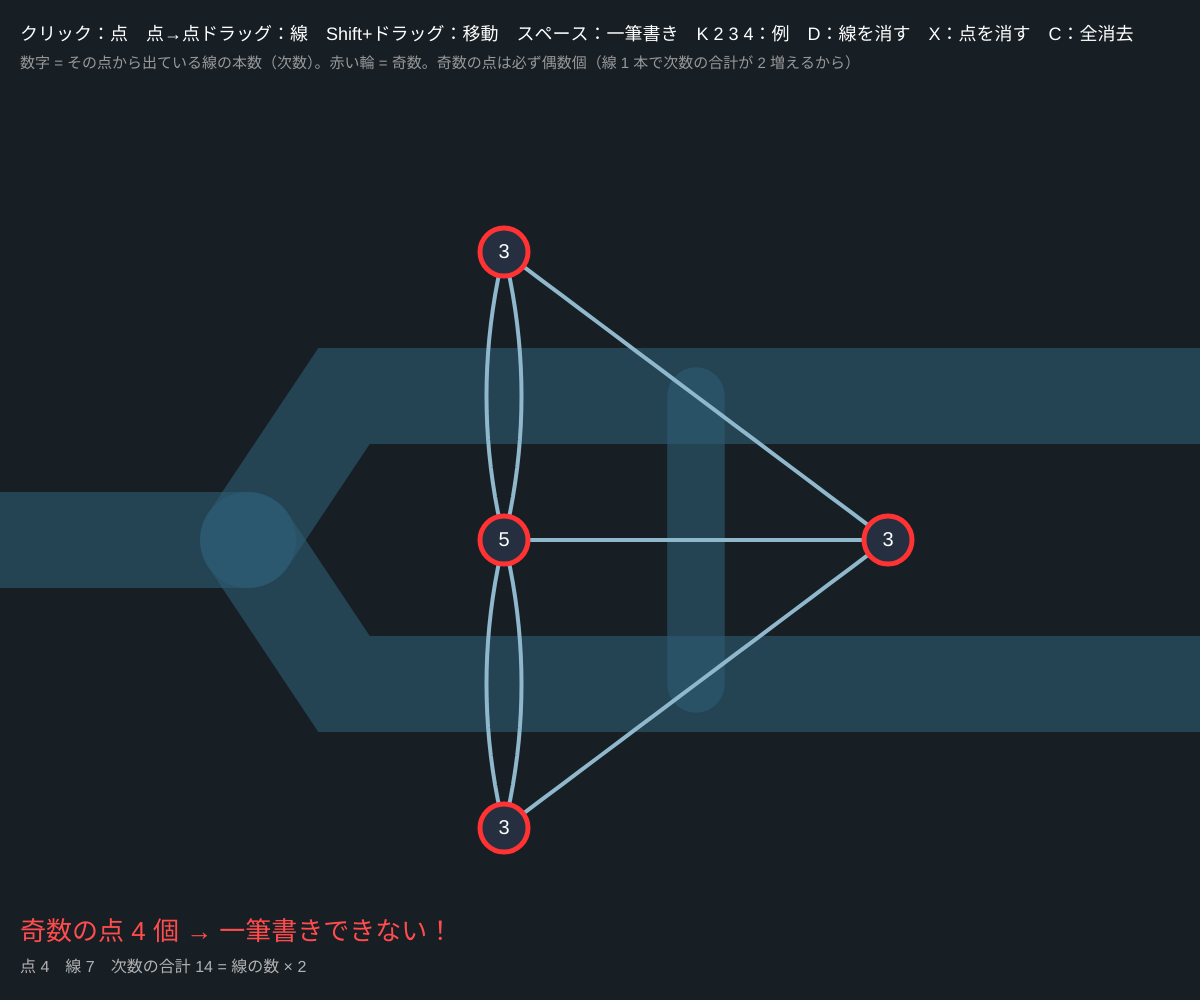
Frame 1 (no input)
Frame 60 (no input): identical to frame 1, image omitted
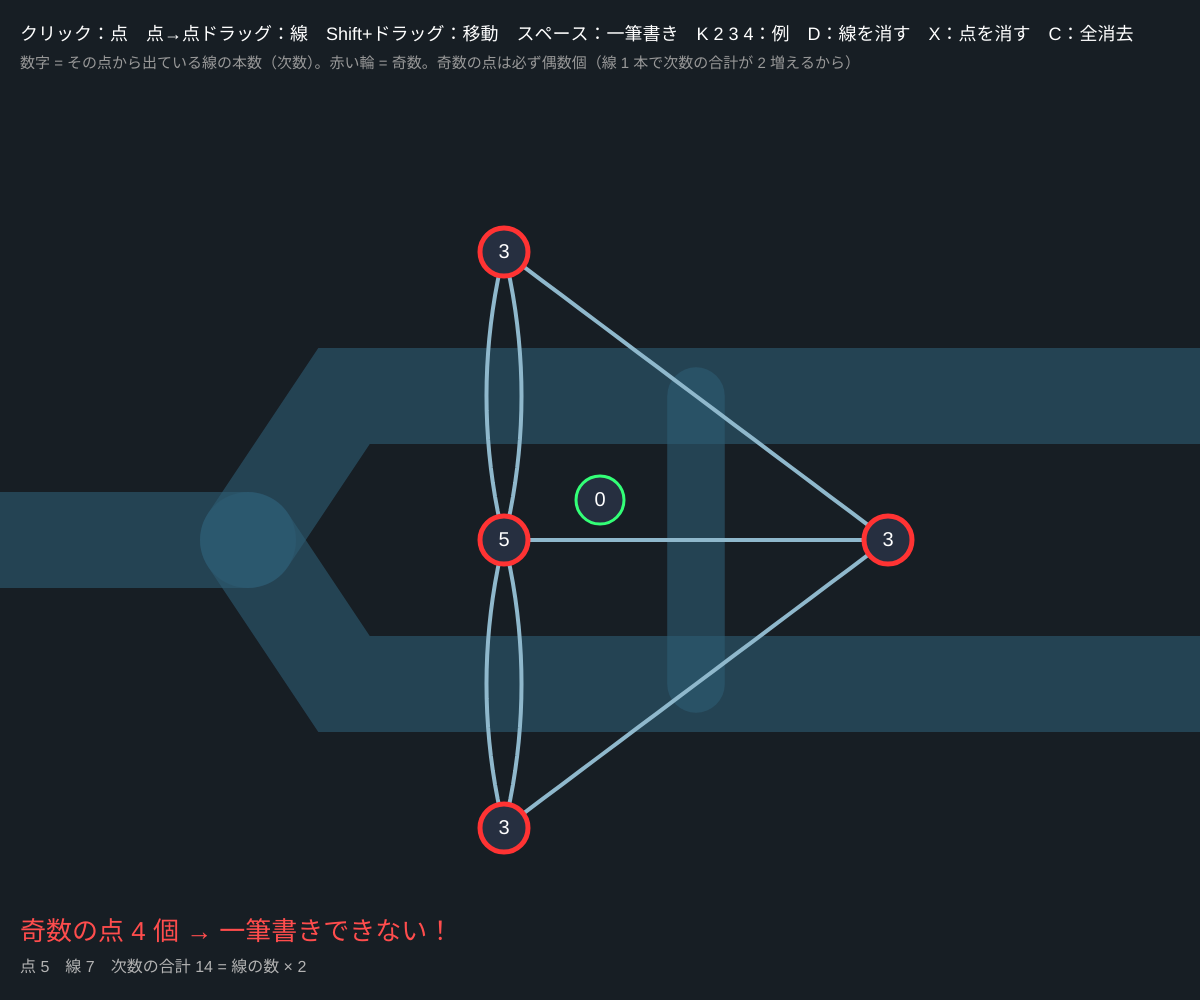
Frame 120 (the mouse pressed at the canvas centre since frame 60)

The p5.js sketch that drew these frames (run headless with seeded random() and noise() and a simulated clock; from frame 60 on, the mouse is pressed at the canvas centre):

// p5.js sketch
// ── sketch.js
// ============================================
// 01 ケーニヒスベルクの橋と一筆書き
// 陸地を「点」、橋を「線」にすると、距離や形を忘れて「つながり方」だけが残る（オイラー 1736 年 ＝ トポロジーの始まり）
//   一筆書きできる ⇔ つながっていて、奇数本の線が出ている点が 0 個（元の点に戻る）か 2 個（端から端へ）
// クリック = 点を追加 / 点から点へドラッグ = 線（橋）を追加 / Shift+ドラッグ = 点を動かす / スペース = 一筆書きを探してアニメ
// K = ケーニヒスベルク / 2 = 家（封筒） / 3 = 星 / 4 = 橋を 1 本増やしたケーニヒスベルク / D = 最後の線を消す / X = マウスの点を消す / C = 全部消す
// ============================================

let verts = [], edges = [];     // 点 {x, y}、線 {a, b}
let dragFrom = -1, moving = -1;
let vr = 24;                    // ★ 点の半径
let animPath = null, animT = 0;
let animSpeed = 0.025;          // ★ アニメの速さ
let showRiver = false;
let result = '';

function setup() {
  createCanvas(windowWidth, windowHeight);
  colorMode(HSB, 360, 100, 100, 100);
  preset('K');
}

function preset(k) {
  let cx = width / 2, cy = height / 2 + 40, s = min(width, height) * 0.32;
  verts = []; edges = []; animPath = null; showRiver = false;
  let E = (a, b) => edges.push({ a, b });
  if (k === 'K' || k === '4') {
    // A = 北岸、B = 南岸、C = 中の島、D = 東の島
    verts = [{ x: cx - s * 0.3, y: cy - s * 0.9 }, { x: cx - s * 0.3, y: cy + s * 0.9 }, { x: cx - s * 0.3, y: cy }, { x: cx + s * 0.9, y: cy }];
    E(0, 2); E(0, 2); E(1, 2); E(1, 2); E(0, 3); E(1, 3); E(2, 3);
    if (k === '4') E(0, 1);
    showRiver = true;
  } else if (k === '2') {
    verts = [{ x: cx - s * 0.6, y: cy + s * 0.7 }, { x: cx + s * 0.6, y: cy + s * 0.7 }, { x: cx + s * 0.6, y: cy - s * 0.3 }, { x: cx - s * 0.6, y: cy - s * 0.3 }, { x: cx, y: cy - s * 0.95 }];
    E(0, 1); E(1, 2); E(2, 3); E(3, 0); E(0, 2); E(1, 3); E(3, 4); E(4, 2);
  } else if (k === '3') {
    for (let i = 0; i < 5; i++) { let a = -HALF_PI + (i * TWO_PI) / 5; verts.push({ x: cx + s * cos(a), y: cy + s * sin(a) }); }
    for (let i = 0; i < 5; i++) { E(i, (i + 1) % 5); E(i, (i + 2) % 5); }
  }
  analyze();
}

function degreeList() { let d = verts.map(() => 0); for (let e of edges) { d[e.a]++; d[e.b]++; } return d; }

// 線のある点がぜんぶ 1 つにつながっているか（幅優先探索）
function connected(d) {
  let s = d.findIndex((x) => x > 0);
  if (s < 0) return true;
  let seen = verts.map(() => false), queue = [s]; seen[s] = true;
  while (queue.length) {
    let v = queue.shift();
    for (let e of edges) { let w = e.a === v ? e.b : e.b === v ? e.a : -1; if (w >= 0 && !seen[w]) { seen[w] = true; queue.push(w); } }
  }
  return d.every((x, i) => x === 0 || seen[i]);
}

function analyze() {
  let d = degreeList(), odd = d.filter((x) => x % 2 === 1).length;
  if (!edges.length) result = '線を引いてみよう';
  else if (!connected(d)) result = 'つながっていない → 一筆書きできない';
  else if (odd === 0) result = '奇数の点 0 個 → 一筆書きできる（元の点に戻ってくる）';
  else if (odd === 2) result = '奇数の点 2 個 → 一筆書きできる（奇数の点から出発して、もう一方で終わる）';
  else result = '奇数の点 ' + odd + ' 個 → 一筆書きできない！';
}

// ★ ヒールホルツァーの方法：行けるだけ進み、行き止まりで戻りながら道をつなぐ
function eulerPath() {
  let d = degreeList(), odd = [];
  d.forEach((x, i) => { if (x % 2) odd.push(i); });
  if (!edges.length || !connected(d) || (odd.length !== 0 && odd.length !== 2)) return null;
  let start = odd.length ? odd[0] : d.findIndex((x) => x > 0);
  let adj = verts.map(() => []);
  edges.forEach((e, i) => { adj[e.a].push(i); adj[e.b].push(i); });
  let used = edges.map(() => false), ptr = verts.map(() => 0);
  let stack = [{ v: start, e: -1 }], out = [];
  while (stack.length) {
    let top = stack[stack.length - 1], v = top.v;
    while (ptr[v] < adj[v].length && used[adj[v][ptr[v]]]) ptr[v]++;
    if (ptr[v] === adj[v].length) { stack.pop(); if (top.e >= 0) out.push({ e: top.e, to: v }); }
    else { let ei = adj[v][ptr[v]]; used[ei] = true; let e = edges[ei]; stack.push({ v: e.a === v ? e.b : e.a, e: ei }); }
  }
  out.reverse();
  return { start, steps: out };
}

function draw() {
  background(205, 35, 14);
  if (showRiver) drawRiver();
  if (moving >= 0) { verts[moving].x = mouseX; verts[moving].y = mouseY; }
  let d = degreeList();
  // 線（同じ 2 点を結ぶ線が何本もあるときはふくらませて描く）
  let doneEdges = new Set(), curE = -1, curP = null;
  if (animPath) {
    animT += animSpeed;
    let k = floor(animT);
    if (k >= animPath.steps.length) { k = animPath.steps.length - 1; }
    for (let i = 0; i < k; i++) doneEdges.add(animPath.steps[i].e);
    let st = animPath.steps[k], from = k === 0 ? animPath.start : animPath.steps[k - 1].to;
    curE = st.e; curP = edgePt(st.e, min(1, animT - k), from);
    if (animT > animPath.steps.length + 1.5) animT = 0;
  }
  noFill();
  for (let i = 0; i < edges.length; i++) {
    let done = doneEdges.has(i);
    stroke(done ? 45 : i === curE ? 45 : 200, done ? 90 : 30, done ? 100 : 80);
    strokeWeight(done ? 7 : 4);
    beginShape();
    for (let t = 0; t <= 1.001; t += 0.05) { let p = edgePt(i, t, edges[i].a); vertex(p.x, p.y); }
    endShape();
  }
  if (dragFrom >= 0) { stroke(45, 80, 100); strokeWeight(3); line(verts[dragFrom].x, verts[dragFrom].y, mouseX, mouseY); }
  // 点（数字 = 次数 = 出ている線の本数）
  textAlign(CENTER, CENTER); textSize(20);
  for (let i = 0; i < verts.length; i++) {
    let v = verts[i], odd = d[i] % 2 === 1;
    stroke(odd ? 0 : 140, 80, 100); strokeWeight(odd ? 5 : 3); fill(220, 40, 25);
    circle(v.x, v.y, vr * 2);
    noStroke(); fill(0, 0, 100); text(d[i], v.x, v.y);
  }
  textAlign(LEFT, BASELINE);
  if (curP) { noStroke(); fill(45, 90, 100); circle(curP.x, curP.y, 22); }

  noStroke(); fill(0, 0, 100); textSize(18);
  text('クリック：点　点→点ドラッグ：線　Shift+ドラッグ：移動　スペース：一筆書き　K 2 3 4：例　D：線を消す　X：点を消す　C：全消去', 20, 40);
  fill(0, 0, 60); textSize(15);
  text('数字 = その点から出ている線の本数（次数）。赤い輪 = 奇数。奇数の点は必ず偶数個（線 1 本で次数の合計が 2 増えるから）', 20, 68);
  let odd = d.filter((x) => x % 2).length;
  fill(odd === 0 || odd === 2 ? 140 : 0, 70, 100); textSize(26);
  text(result, 20, height - 60);
  fill(0, 0, 70); textSize(16);
  text('点 ' + verts.length + '　線 ' + edges.length + '　次数の合計 ' + d.reduce((a, b) => a + b, 0) + ' = 線の数 × 2', 20, height - 28);
}

// 線 i の上の点（t = 0〜1、from 側から）。平行な線は横にずらして弓なりに
function edgePt(i, t, from) {
  let e = edges[i], A = verts[e.a], B = verts[e.b];
  if (from === e.b) t = 1 - t;
  let same = [], key = min(e.a, e.b) + '-' + max(e.a, e.b);
  edges.forEach((f, j) => { if (min(f.a, f.b) + '-' + max(f.a, f.b) === key) same.push(j); });
  let k = same.indexOf(i), off = (k - (same.length - 1) / 2) * 70;
  if (e.a > e.b) off = -off;
  let mx = (A.x + B.x) / 2, my = (A.y + B.y) / 2, L = Math.hypot(B.x - A.x, B.y - A.y) || 1;
  let cx = mx - ((B.y - A.y) / L) * off, cy = my + ((B.x - A.x) / L) * off;
  let u = 1 - t;
  return { x: u * u * A.x + 2 * u * t * cx + t * t * B.x, y: u * u * A.y + 2 * u * t * cy + t * t * B.y };
}

function vertexAt(x, y) { for (let i = verts.length - 1; i >= 0; i--) if (Math.hypot(verts[i].x - x, verts[i].y - y) < vr + 4) return i; return -1; }

function mousePressed() {
  let v = vertexAt(mouseX, mouseY);
  if (v >= 0) { if (keyIsDown(SHIFT)) moving = v; else dragFrom = v; }
  else if (mouseY > 90 && mouseY < height - 90) { verts.push({ x: mouseX, y: mouseY }); analyze(); }
}
function mouseReleased() {
  if (dragFrom >= 0) {
    let w = vertexAt(mouseX, mouseY);
    if (w >= 0 && w !== dragFrom) { edges.push({ a: dragFrom, b: w }); animPath = null; analyze(); }
  }
  dragFrom = -1; moving = -1;
}
function keyPressed() {
  if (key === 'k' || key === 'K') preset('K');
  if (key === '2' || key === '3' || key === '4') preset(key);
  if (key === ' ') { animPath = eulerPath(); animT = 0; if (!animPath) { analyze(); result = '一筆書きの道は見つからない：' + result; } }
  if ((key === 'd' || key === 'D') && edges.length) { edges.pop(); animPath = null; analyze(); }
  if (key === 'x' || key === 'X') {
    let v = vertexAt(mouseX, mouseY);
    if (v >= 0) {
      edges = edges.filter((e) => e.a !== v && e.b !== v).map((e) => ({ a: e.a > v ? e.a - 1 : e.a, b: e.b > v ? e.b - 1 : e.b }));
      verts.splice(v, 1); animPath = null; analyze();
    }
  }
  if (key === 'c' || key === 'C') { verts = []; edges = []; animPath = null; showRiver = false; analyze(); }
}

// ---------- やってみよう ----------
// 1. K で「全部の点が奇数」を確認。4 で橋を 1 本足すと一筆書きできる。どこからどこへ？
// 2. 自分の名前の漢字（「田」「日」「中」…）を点と線で描いて、一筆書きできるか調べよう
// 3. 線をどれか 1 本消して、一筆書きできるように「直す」には最低何本消せばいい？
// 4. 奇数の点が 4 個のとき、何回に分けて書けば全部の線を通れる？（答え：奇数の点の数 ÷ 2）


// ==================================================
// ここから下は「川を描く道具」（ケーニヒスベルクの雰囲気）
// ==================================================
function drawRiver() {
  let cx = width / 2, cy = height / 2 + 40, s = min(width, height) * 0.32;
  noFill(); stroke(200, 60, 45, 60); strokeWeight(s * 0.3);
  line(-40, cy, cx - s * 1.1, cy);                       // 西で 1 本に合流
  beginShape(); vertex(cx - s * 1.1, cy); vertex(cx - s * 0.8, cy - s * 0.45); vertex(width + 40, cy - s * 0.45); endShape();   // 北の流れ
  beginShape(); vertex(cx - s * 1.1, cy); vertex(cx - s * 0.8, cy + s * 0.45); vertex(width + 40, cy + s * 0.45); endShape();   // 南の流れ
  strokeWeight(s * 0.18); line(cx + s * 0.3, cy - s * 0.45, cx + s * 0.3, cy + s * 0.45);   // 島（C）と東の陸（D）の間の水路
}
